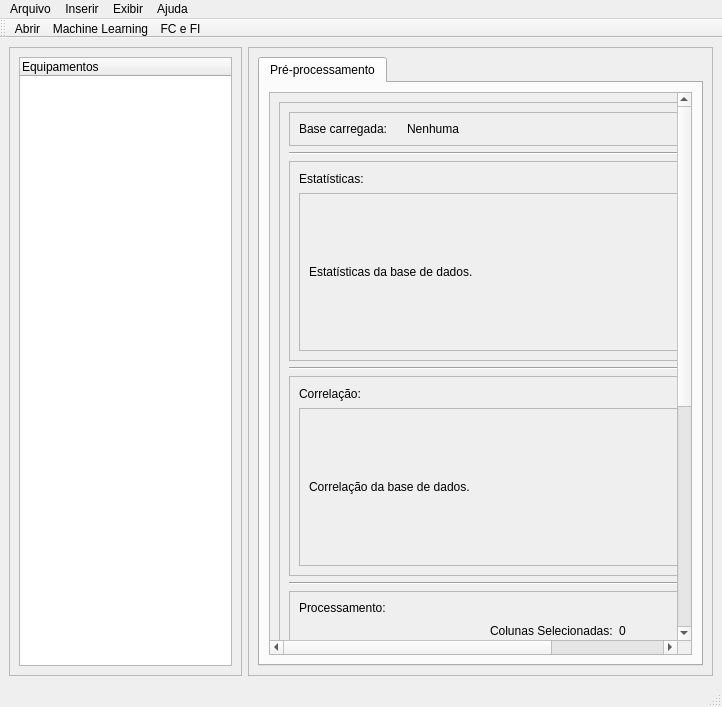
<?xml version="1.0" encoding="UTF-8"?>
<ui version="4.0">
 <class>MainWindow</class>
 <widget class="QMainWindow" name="MainWindow">
  <property name="geometry">
   <rect>
    <x>0</x>
    <y>0</y>
    <width>722</width>
    <height>707</height>
   </rect>
  </property>
  <property name="windowTitle">
   <string>MainWindow</string>
  </property>
  <property name="styleSheet">
   <string notr="true">QWidget {  margin:0;padding:0;};
QMainWindow{margin:0;padding:0;}</string>
  </property>
  <widget class="QWidget" name="centralwidget">
   <property name="styleSheet">
    <string notr="true"/>
   </property>
   <layout class="QHBoxLayout" name="horizontalLayout" stretch="1,2">
    <item>
     <widget class="QScrollArea" name="scrollArea">
      <property name="maximumSize">
       <size>
        <width>16777215</width>
        <height>16777215</height>
       </size>
      </property>
      <property name="styleSheet">
       <string notr="true"/>
      </property>
      <property name="frameShape">
       <enum>QFrame::StyledPanel</enum>
      </property>
      <property name="frameShadow">
       <enum>QFrame::Sunken</enum>
      </property>
      <property name="sizeAdjustPolicy">
       <enum>QAbstractScrollArea::AdjustIgnored</enum>
      </property>
      <property name="widgetResizable">
       <bool>true</bool>
      </property>
      <widget class="QWidget" name="scrollAreaWidgetContents">
       <property name="geometry">
        <rect>
         <x>0</x>
         <y>0</y>
         <width>229</width>
         <height>597</height>
        </rect>
       </property>
       <layout class="QVBoxLayout" name="verticalLayout">
        <item>
         <widget class="QTreeWidget" name="eq_treewidget">
          <attribute name="headerVisible">
           <bool>true</bool>
          </attribute>
          <attribute name="headerCascadingSectionResizes">
           <bool>false</bool>
          </attribute>
          <column>
           <property name="text">
            <string notr="true">Equipamentos</string>
           </property>
          </column>
         </widget>
        </item>
       </layout>
      </widget>
     </widget>
    </item>
    <item>
     <widget class="QScrollArea" name="scrollArea_2">
      <property name="styleSheet">
       <string notr="true"/>
      </property>
      <property name="widgetResizable">
       <bool>true</bool>
      </property>
      <widget class="QWidget" name="scrollAreaWidgetContents_2">
       <property name="geometry">
        <rect>
         <x>0</x>
         <y>0</y>
         <width>460</width>
         <height>597</height>
        </rect>
       </property>
       <layout class="QGridLayout" name="gridLayout">
        <item row="0" column="1">
         <widget class="QTabWidget" name="tabWidget">
          <property name="styleSheet">
           <string notr="true"/>
          </property>
          <property name="currentIndex">
           <number>0</number>
          </property>
          <widget class="QWidget" name="tab">
           <attribute name="title">
            <string>Pré-processamento</string>
           </attribute>
           <layout class="QVBoxLayout" name="verticalLayout_2">
            <item>
             <widget class="QScrollArea" name="scrollArea_5">
              <property name="styleSheet">
               <string notr="true"/>
              </property>
              <property name="widgetResizable">
               <bool>true</bool>
              </property>
              <widget class="QWidget" name="scrollAreaWidgetContents_6">
               <property name="geometry">
                <rect>
                 <x>0</x>
                 <y>-464</y>
                 <width>609</width>
                 <height>1049</height>
                </rect>
               </property>
               <layout class="QVBoxLayout" name="verticalLayout_6">
                <item>
                 <widget class="QFrame" name="frame">
                  <property name="frameShape">
                   <enum>QFrame::StyledPanel</enum>
                  </property>
                  <property name="frameShadow">
                   <enum>QFrame::Raised</enum>
                  </property>
                  <layout class="QVBoxLayout" name="verticalLayout_3" stretch="0,0,10,0,10,0,0,0">
                   <item>
                    <widget class="QFrame" name="frame_2">
                     <property name="baseSize">
                      <size>
                       <width>0</width>
                       <height>0</height>
                      </size>
                     </property>
                     <property name="frameShape">
                      <enum>QFrame::StyledPanel</enum>
                     </property>
                     <property name="frameShadow">
                      <enum>QFrame::Raised</enum>
                     </property>
                     <layout class="QHBoxLayout" name="horizontalLayout_2" stretch="1,4">
                      <item>
                       <widget class="QLabel" name="label">
                        <property name="text">
                         <string>Base carregada:</string>
                        </property>
                       </widget>
                      </item>
                      <item>
                       <widget class="QLabel" name="name_base_label">
                        <property name="text">
                         <string>Nenhuma</string>
                        </property>
                       </widget>
                      </item>
                     </layout>
                    </widget>
                   </item>
                   <item>
                    <widget class="Line" name="line">
                     <property name="orientation">
                      <enum>Qt::Horizontal</enum>
                     </property>
                    </widget>
                   </item>
                   <item>
                    <widget class="QFrame" name="frame_6">
                     <property name="minimumSize">
                      <size>
                       <width>0</width>
                       <height>200</height>
                      </size>
                     </property>
                     <property name="frameShape">
                      <enum>QFrame::StyledPanel</enum>
                     </property>
                     <property name="frameShadow">
                      <enum>QFrame::Raised</enum>
                     </property>
                     <layout class="QVBoxLayout" name="verticalLayout_4" stretch="1,10">
                      <item>
                       <widget class="QLabel" name="label_3">
                        <property name="text">
                         <string>Estatísticas:</string>
                        </property>
                       </widget>
                      </item>
                      <item>
                       <widget class="QScrollArea" name="scrollArea_3">
                        <property name="sizePolicy">
                         <sizepolicy hsizetype="Expanding" vsizetype="Expanding">
                          <horstretch>0</horstretch>
                          <verstretch>0</verstretch>
                         </sizepolicy>
                        </property>
                        <property name="widgetResizable">
                         <bool>true</bool>
                        </property>
                        <widget class="QWidget" name="scrollAreaWidgetContents_3">
                         <property name="geometry">
                          <rect>
                           <x>0</x>
                           <y>0</y>
                           <width>537</width>
                           <height>151</height>
                          </rect>
                         </property>
                         <layout class="QVBoxLayout" name="verticalLayout_9">
                          <item>
                           <widget class="QLabel" name="est_label">
                            <property name="text">
                             <string>Estatísticas da base de dados.</string>
                            </property>
                           </widget>
                          </item>
                         </layout>
                        </widget>
                       </widget>
                      </item>
                     </layout>
                    </widget>
                   </item>
                   <item>
                    <widget class="Line" name="line_2">
                     <property name="orientation">
                      <enum>Qt::Horizontal</enum>
                     </property>
                    </widget>
                   </item>
                   <item>
                    <widget class="QFrame" name="frame_5">
                     <property name="minimumSize">
                      <size>
                       <width>0</width>
                       <height>200</height>
                      </size>
                     </property>
                     <property name="frameShape">
                      <enum>QFrame::StyledPanel</enum>
                     </property>
                     <property name="frameShadow">
                      <enum>QFrame::Raised</enum>
                     </property>
                     <layout class="QVBoxLayout" name="verticalLayout_5" stretch="1,10">
                      <item>
                       <widget class="QLabel" name="label_4">
                        <property name="text">
                         <string>Correlação:</string>
                        </property>
                       </widget>
                      </item>
                      <item>
                       <widget class="QScrollArea" name="scrollArea_4">
                        <property name="sizePolicy">
                         <sizepolicy hsizetype="Expanding" vsizetype="Expanding">
                          <horstretch>0</horstretch>
                          <verstretch>0</verstretch>
                         </sizepolicy>
                        </property>
                        <property name="widgetResizable">
                         <bool>true</bool>
                        </property>
                        <widget class="QWidget" name="scrollAreaWidgetContents_4">
                         <property name="geometry">
                          <rect>
                           <x>0</x>
                           <y>0</y>
                           <width>537</width>
                           <height>151</height>
                          </rect>
                         </property>
                         <layout class="QVBoxLayout" name="verticalLayout_10">
                          <item>
                           <widget class="QLabel" name="corr_label">
                            <property name="text">
                             <string>Correlação da base de dados.</string>
                            </property>
                           </widget>
                          </item>
                         </layout>
                        </widget>
                       </widget>
                      </item>
                     </layout>
                    </widget>
                   </item>
                   <item>
                    <widget class="Line" name="line_3">
                     <property name="orientation">
                      <enum>Qt::Horizontal</enum>
                     </property>
                    </widget>
                   </item>
                   <item>
                    <widget class="QFrame" name="frame_3">
                     <property name="frameShape">
                      <enum>QFrame::StyledPanel</enum>
                     </property>
                     <property name="frameShadow">
                      <enum>QFrame::Raised</enum>
                     </property>
                     <layout class="QVBoxLayout" name="verticalLayout_8">
                      <property name="spacing">
                       <number>6</number>
                      </property>
                      <item>
                       <widget class="QLabel" name="label_5">
                        <property name="text">
                         <string>Processamento:</string>
                        </property>
                       </widget>
                      </item>
                      <item>
                       <layout class="QHBoxLayout" name="horizontalLayout_9">
                        <item>
                         <spacer name="horizontalSpacer_12">
                          <property name="orientation">
                           <enum>Qt::Horizontal</enum>
                          </property>
                          <property name="sizeHint" stdset="0">
                           <size>
                            <width>40</width>
                            <height>20</height>
                           </size>
                          </property>
                         </spacer>
                        </item>
                        <item>
                         <widget class="QLabel" name="label_2">
                          <property name="text">
                           <string>Colunas Selecionadas:</string>
                          </property>
                         </widget>
                        </item>
                        <item>
                         <widget class="QLabel" name="col_label">
                          <property name="text">
                           <string>0</string>
                          </property>
                         </widget>
                        </item>
                        <item>
                         <spacer name="horizontalSpacer_13">
                          <property name="orientation">
                           <enum>Qt::Horizontal</enum>
                          </property>
                          <property name="sizeHint" stdset="0">
                           <size>
                            <width>40</width>
                            <height>20</height>
                           </size>
                          </property>
                         </spacer>
                        </item>
                       </layout>
                      </item>
                      <item>
                       <spacer name="verticalSpacer_2">
                        <property name="orientation">
                         <enum>Qt::Vertical</enum>
                        </property>
                        <property name="sizeType">
                         <enum>QSizePolicy::Fixed</enum>
                        </property>
                        <property name="sizeHint" stdset="0">
                         <size>
                          <width>20</width>
                          <height>5</height>
                         </size>
                        </property>
                       </spacer>
                      </item>
                      <item>
                       <widget class="QGroupBox" name="groupBox_6">
                        <property name="title">
                         <string>Substituir valores</string>
                        </property>
                        <layout class="QVBoxLayout" name="verticalLayout_7" stretch="1,0,0">
                         <property name="topMargin">
                          <number>22</number>
                         </property>
                         <item>
                          <spacer name="verticalSpacer_3">
                           <property name="orientation">
                            <enum>Qt::Vertical</enum>
                           </property>
                           <property name="sizeHint" stdset="0">
                            <size>
                             <width>20</width>
                             <height>40</height>
                            </size>
                           </property>
                          </spacer>
                         </item>
                         <item>
                          <widget class="QGroupBox" name="groupBox">
                           <property name="title">
                            <string/>
                           </property>
                           <layout class="QHBoxLayout" name="horizontalLayout_5" stretch="4,1,2,2,2">
                            <item>
                             <widget class="CheckableComboBox" name="sub_combobox"/>
                            </item>
                            <item>
                             <widget class="QPushButton" name="reset1">
                              <property name="minimumSize">
                               <size>
                                <width>0</width>
                                <height>20</height>
                               </size>
                              </property>
                              <property name="text">
                               <string>Reset</string>
                              </property>
                             </widget>
                            </item>
                            <item>
                             <widget class="QLineEdit" name="sub_lineEdit1"/>
                            </item>
                            <item>
                             <widget class="QPushButton" name="sub_button">
                              <property name="minimumSize">
                               <size>
                                <width>95</width>
                                <height>20</height>
                               </size>
                              </property>
                              <property name="baseSize">
                               <size>
                                <width>0</width>
                                <height>0</height>
                               </size>
                              </property>
                              <property name="text">
                               <string>Substituir por</string>
                              </property>
                             </widget>
                            </item>
                            <item>
                             <widget class="QLineEdit" name="sub_lineEdit2"/>
                            </item>
                           </layout>
                          </widget>
                         </item>
                         <item>
                          <widget class="QGroupBox" name="groupBox_4">
                           <property name="title">
                            <string/>
                           </property>
                           <layout class="QHBoxLayout" name="horizontalLayout_11" stretch="2,1,3">
                            <item>
                             <widget class="QComboBox" name="replace_combobox"/>
                            </item>
                            <item>
                             <widget class="QPushButton" name="replace_button">
                              <property name="minimumSize">
                               <size>
                                <width>95</width>
                                <height>20</height>
                               </size>
                              </property>
                              <property name="baseSize">
                               <size>
                                <width>0</width>
                                <height>0</height>
                               </size>
                              </property>
                              <property name="text">
                               <string>Substituir valores</string>
                              </property>
                             </widget>
                            </item>
                            <item>
                             <spacer name="horizontalSpacer_4">
                              <property name="orientation">
                               <enum>Qt::Horizontal</enum>
                              </property>
                              <property name="sizeHint" stdset="0">
                               <size>
                                <width>40</width>
                                <height>20</height>
                               </size>
                              </property>
                             </spacer>
                            </item>
                           </layout>
                          </widget>
                         </item>
                        </layout>
                       </widget>
                      </item>
                      <item>
                       <widget class="QGroupBox" name="groupBox_7">
                        <property name="title">
                         <string>Manipular colunas</string>
                        </property>
                        <layout class="QVBoxLayout" name="verticalLayout_11" stretch="2,0,0,0,0">
                         <property name="topMargin">
                          <number>11</number>
                         </property>
                         <item>
                          <spacer name="verticalSpacer_4">
                           <property name="orientation">
                            <enum>Qt::Vertical</enum>
                           </property>
                           <property name="sizeHint" stdset="0">
                            <size>
                             <width>20</width>
                             <height>40</height>
                            </size>
                           </property>
                          </spacer>
                         </item>
                         <item>
                          <spacer name="verticalSpacer_6">
                           <property name="orientation">
                            <enum>Qt::Vertical</enum>
                           </property>
                           <property name="sizeHint" stdset="0">
                            <size>
                             <width>20</width>
                             <height>40</height>
                            </size>
                           </property>
                          </spacer>
                         </item>
                         <item>
                          <spacer name="verticalSpacer_5">
                           <property name="orientation">
                            <enum>Qt::Vertical</enum>
                           </property>
                           <property name="sizeHint" stdset="0">
                            <size>
                             <width>20</width>
                             <height>40</height>
                            </size>
                           </property>
                          </spacer>
                         </item>
                         <item>
                          <widget class="QGroupBox" name="groupBox_2">
                           <property name="title">
                            <string/>
                           </property>
                           <layout class="QHBoxLayout" name="horizontalLayout_6" stretch="4,1,2,2,2">
                            <item>
                             <widget class="CheckableComboBox" name="remove_combobox"/>
                            </item>
                            <item>
                             <widget class="QPushButton" name="reset2">
                              <property name="minimumSize">
                               <size>
                                <width>0</width>
                                <height>20</height>
                               </size>
                              </property>
                              <property name="text">
                               <string>Reset</string>
                              </property>
                             </widget>
                            </item>
                            <item>
                             <widget class="QPushButton" name="remove_button">
                              <property name="minimumSize">
                               <size>
                                <width>0</width>
                                <height>20</height>
                               </size>
                              </property>
                              <property name="baseSize">
                               <size>
                                <width>0</width>
                                <height>0</height>
                               </size>
                              </property>
                              <property name="text">
                               <string>Eliminar </string>
                              </property>
                             </widget>
                            </item>
                            <item>
                             <widget class="QPushButton" name="manter_button">
                              <property name="minimumSize">
                               <size>
                                <width>0</width>
                                <height>20</height>
                               </size>
                              </property>
                              <property name="text">
                               <string>Manter</string>
                              </property>
                             </widget>
                            </item>
                            <item>
                             <spacer name="horizontalSpacer">
                              <property name="orientation">
                               <enum>Qt::Horizontal</enum>
                              </property>
                              <property name="sizeHint" stdset="0">
                               <size>
                                <width>40</width>
                                <height>20</height>
                               </size>
                              </property>
                             </spacer>
                            </item>
                           </layout>
                          </widget>
                         </item>
                         <item>
                          <widget class="QGroupBox" name="groupBox_3">
                           <property name="title">
                            <string/>
                           </property>
                           <layout class="QHBoxLayout" name="horizontalLayout_10">
                            <item>
                             <widget class="QLabel" name="label_6">
                              <property name="text">
                               <string>Limiar de valores ausentes(%):</string>
                              </property>
                             </widget>
                            </item>
                            <item>
                             <widget class="QDoubleSpinBox" name="limiar_spin"/>
                            </item>
                            <item>
                             <widget class="QPushButton" name="limiar_button">
                              <property name="minimumSize">
                               <size>
                                <width>95</width>
                                <height>20</height>
                               </size>
                              </property>
                              <property name="baseSize">
                               <size>
                                <width>0</width>
                                <height>0</height>
                               </size>
                              </property>
                              <property name="text">
                               <string>Eliminar colunas</string>
                              </property>
                             </widget>
                            </item>
                            <item>
                             <spacer name="horizontalSpacer_2">
                              <property name="orientation">
                               <enum>Qt::Horizontal</enum>
                              </property>
                              <property name="sizeHint" stdset="0">
                               <size>
                                <width>40</width>
                                <height>20</height>
                               </size>
                              </property>
                             </spacer>
                            </item>
                           </layout>
                          </widget>
                         </item>
                        </layout>
                       </widget>
                      </item>
                      <item>
                       <widget class="QGroupBox" name="groupBox_5">
                        <property name="title">
                         <string>Geral</string>
                        </property>
                        <layout class="QHBoxLayout" name="horizontalLayout_12" stretch="3,2,2,2,0,3">
                         <property name="topMargin">
                          <number>22</number>
                         </property>
                         <item>
                          <spacer name="horizontalSpacer_5">
                           <property name="orientation">
                            <enum>Qt::Horizontal</enum>
                           </property>
                           <property name="sizeHint" stdset="0">
                            <size>
                             <width>40</width>
                             <height>20</height>
                            </size>
                           </property>
                          </spacer>
                         </item>
                         <item>
                          <widget class="QPushButton" name="reset_button">
                           <property name="minimumSize">
                            <size>
                             <width>120</width>
                             <height>20</height>
                            </size>
                           </property>
                           <property name="baseSize">
                            <size>
                             <width>0</width>
                             <height>0</height>
                            </size>
                           </property>
                           <property name="text">
                            <string>Base original</string>
                           </property>
                          </widget>
                         </item>
                         <item>
                          <widget class="QPushButton" name="tags_button">
                           <property name="minimumSize">
                            <size>
                             <width>120</width>
                             <height>20</height>
                            </size>
                           </property>
                           <property name="maximumSize">
                            <size>
                             <width>120</width>
                             <height>16777215</height>
                            </size>
                           </property>
                           <property name="text">
                            <string>Carregar unidades</string>
                           </property>
                          </widget>
                         </item>
                         <item>
                          <widget class="QPushButton" name="df_show_button">
                           <property name="minimumSize">
                            <size>
                             <width>120</width>
                             <height>20</height>
                            </size>
                           </property>
                           <property name="baseSize">
                            <size>
                             <width>0</width>
                             <height>0</height>
                            </size>
                           </property>
                           <property name="text">
                            <string>Visualizar Dataframe</string>
                           </property>
                          </widget>
                         </item>
                         <item>
                          <widget class="QPushButton" name="sb_button">
                           <property name="minimumSize">
                            <size>
                             <width>120</width>
                             <height>20</height>
                            </size>
                           </property>
                           <property name="text">
                            <string>Subsistemas</string>
                           </property>
                          </widget>
                         </item>
                         <item>
                          <spacer name="horizontalSpacer_3">
                           <property name="orientation">
                            <enum>Qt::Horizontal</enum>
                           </property>
                           <property name="sizeHint" stdset="0">
                            <size>
                             <width>40</width>
                             <height>20</height>
                            </size>
                           </property>
                          </spacer>
                         </item>
                        </layout>
                       </widget>
                      </item>
                      <item>
                       <spacer name="verticalSpacer">
                        <property name="orientation">
                         <enum>Qt::Vertical</enum>
                        </property>
                        <property name="sizeType">
                         <enum>QSizePolicy::Fixed</enum>
                        </property>
                        <property name="sizeHint" stdset="0">
                         <size>
                          <width>20</width>
                          <height>30</height>
                         </size>
                        </property>
                       </spacer>
                      </item>
                      <item>
                       <layout class="QHBoxLayout" name="horizontalLayout_7"/>
                      </item>
                     </layout>
                    </widget>
                   </item>
                   <item>
                    <widget class="Line" name="line_4">
                     <property name="orientation">
                      <enum>Qt::Horizontal</enum>
                     </property>
                    </widget>
                   </item>
                  </layout>
                 </widget>
                </item>
                <item>
                 <layout class="QHBoxLayout" name="horizontalLayout_8" stretch="2,1,2">
                  <item>
                   <spacer name="horizontalSpacer_11">
                    <property name="orientation">
                     <enum>Qt::Horizontal</enum>
                    </property>
                    <property name="sizeHint" stdset="0">
                     <size>
                      <width>40</width>
                      <height>20</height>
                     </size>
                    </property>
                   </spacer>
                  </item>
                  <item>
                   <widget class="QPushButton" name="run_dash_button">
                    <property name="minimumSize">
                     <size>
                      <width>0</width>
                      <height>20</height>
                     </size>
                    </property>
                    <property name="text">
                     <string>Exibir Análise</string>
                    </property>
                   </widget>
                  </item>
                  <item>
                   <spacer name="horizontalSpacer_10">
                    <property name="orientation">
                     <enum>Qt::Horizontal</enum>
                    </property>
                    <property name="sizeHint" stdset="0">
                     <size>
                      <width>40</width>
                      <height>20</height>
                     </size>
                    </property>
                   </spacer>
                  </item>
                 </layout>
                </item>
               </layout>
              </widget>
             </widget>
            </item>
           </layout>
          </widget>
         </widget>
        </item>
       </layout>
      </widget>
     </widget>
    </item>
   </layout>
  </widget>
  <widget class="QMenuBar" name="menubar">
   <property name="geometry">
    <rect>
     <x>0</x>
     <y>0</y>
     <width>722</width>
     <height>26</height>
    </rect>
   </property>
   <widget class="QMenu" name="menuArquivo">
    <property name="title">
     <string>Arquivo</string>
    </property>
    <addaction name="actionAbrir"/>
   </widget>
   <widget class="QMenu" name="menuInserir">
    <property name="title">
     <string>Inserir</string>
    </property>
   </widget>
   <widget class="QMenu" name="menuExibir">
    <property name="title">
     <string>Exibir</string>
    </property>
   </widget>
   <widget class="QMenu" name="menuAjuda">
    <property name="title">
     <string>Ajuda</string>
    </property>
   </widget>
   <addaction name="menuArquivo"/>
   <addaction name="menuInserir"/>
   <addaction name="menuExibir"/>
   <addaction name="menuAjuda"/>
  </widget>
  <widget class="QStatusBar" name="statusbar"/>
  <widget class="QToolBar" name="toolBar">
   <property name="windowTitle">
    <string>toolBar</string>
   </property>
   <attribute name="toolBarArea">
    <enum>TopToolBarArea</enum>
   </attribute>
   <attribute name="toolBarBreak">
    <bool>false</bool>
   </attribute>
   <addaction name="actionAbrir"/>
   <addaction name="actionML"/>
   <addaction name="actionFC_e_FI"/>
  </widget>
  <action name="actionAbrir">
   <property name="icon">
    <iconset resource="imgs/imgs.qrc">
     <normaloff>:/icons/db_icon.png</normaloff>:/icons/db_icon.png</iconset>
   </property>
   <property name="text">
    <string>Abrir</string>
   </property>
  </action>
  <action name="actionAnalisar_Dados">
   <property name="icon">
    <iconset resource="imgs/imgs.qrc">
     <normaloff>:/icons/db_icon.png</normaloff>:/icons/db_icon.png</iconset>
   </property>
   <property name="text">
    <string>Analisar Dados Históricos</string>
   </property>
  </action>
  <action name="actionML">
   <property name="icon">
    <iconset resource="imgs/imgs.qrc">
     <normaloff>:/icons/ml_icon.png</normaloff>:/icons/ml_icon.png</iconset>
   </property>
   <property name="text">
    <string>Machine Learning</string>
   </property>
   <property name="toolTip">
    <string>Novo equipamento</string>
   </property>
  </action>
  <action name="actionFC_e_FI">
   <property name="text">
    <string>FC e FI</string>
   </property>
   <property name="toolTip">
    <string>Calcular FC e FI dos equipamentos</string>
   </property>
  </action>
 </widget>
 <customwidgets>
  <customwidget>
   <class>CheckableComboBox</class>
   <extends>QComboBox</extends>
   <header>multiSelCombo2</header>
  </customwidget>
 </customwidgets>
 <resources>
  <include location="imgs/imgs.qrc"/>
 </resources>
 <connections/>
</ui>
